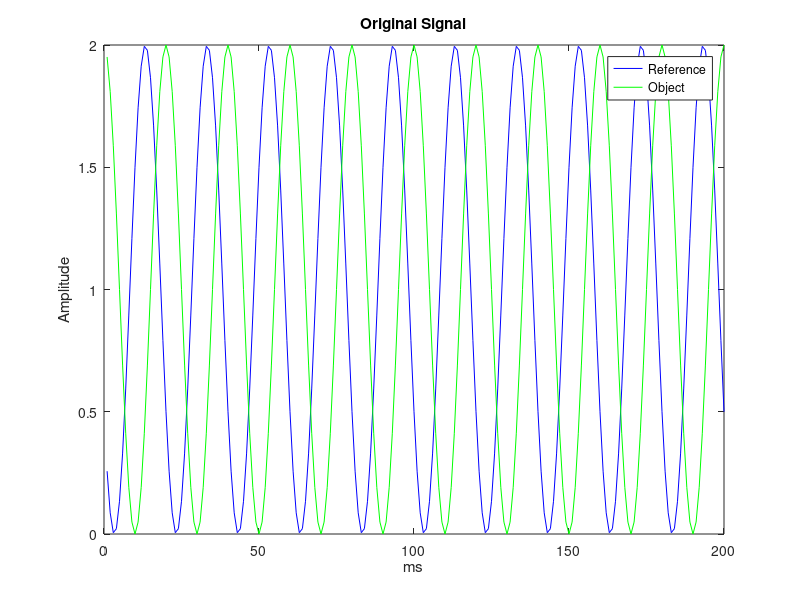
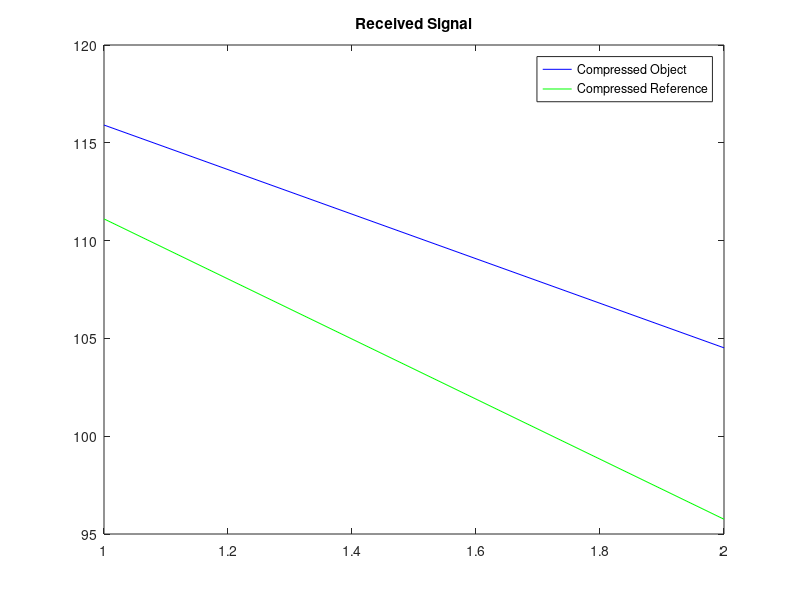

Here is the MATLAB script that generated these plots, in order: (Note: this script raises an error after producing the figures.)
clear all;
close all;
clc;

FSig = 100;%000; %KHz = 1GHz
SampPerCyc = 20;
SampFreq = 10;
PhaseDelta = 2*pi/3;
L = SampPerCyc*FSig/SampFreq; %Length of the signal
LoopNum = SampPerCyc*FSig/1000;

SampleShift = L/LoopNum;
SampleShiftPos = zeros(LoopNum,1);

for i=1:LoopNum
    SampleShiftPos(i,1) = (i-1)*SampleShift+1;
end
CodeMatrix = randi([0 1],L,L);
SigObj = zeros(L,1);
SigRef = zeros(L,1);

for i=1:L
    SigObj(i) = cos(2*pi*FSig/(FSig*SampPerCyc)*i)+1;
    SigRef(i) = cos(2*pi*FSig/(FSig*SampPerCyc)*i+PhaseDelta)+1;
end

figure(1)
plot(SigRef,'b');
hold on 
plot(SigObj,'g');
%xlim([0 200]);
legend('Reference','Object')
title('Original Signal')
xlabel('ms')
ylabel('Amplitude')

OutObj = zeros(LoopNum,1);
OutRef = zeros(LoopNum,1);
MeasureMatrix = zeros(LoopNum,L);

OutputTotal = CodeMatrix*SigObj;
OutputTotalRef = CodeMatrix*SigRef;

for i=1:LoopNum
    posi = SampleShiftPos(i,1);
    OutObj(i,1) = OutputTotal(posi,1);
    OutRef(i,1) = OutputTotalRef(posi,1);
    MeasureMatrix(i,:) = CodeMatrix(posi,:);
end

figure(2)
plot(abs(OutObj),'b');
hold all
plot(abs(OutRef),'g');
legend('Compressed Object','Compressed Reference');
title('Received Signal');

Psi = inv(fft(eye(L)));
cvx_begin
    variable xp(L) complex;
    minimize(norm(xp,1));
    subject to
    MeasureMatrix*Psi*xp == OutObj;
cvx_end

cvx_begin
    variable xpR(L) complex;
    minimize(norm(xpR,1));
    subject to
    MeasureMatrix*Psi*xpR == OutRef;
cvx_end

figure(3)
plot(real((ifft(xpR))),'b')
%xlim([0 200])
hold all
plot(real((ifft(xp))),'g')
legend('Reference','Object')
title('Processed signal')
xlabel('ms')
ylabel('Amplitude')

LightSpeed = 3*10^8;
Distance = (LightSpeed/(2*FSig*10^4))*(PhaseDelta/(2*pi));
fprintf('Measured Distance = %dm\n',Distance)